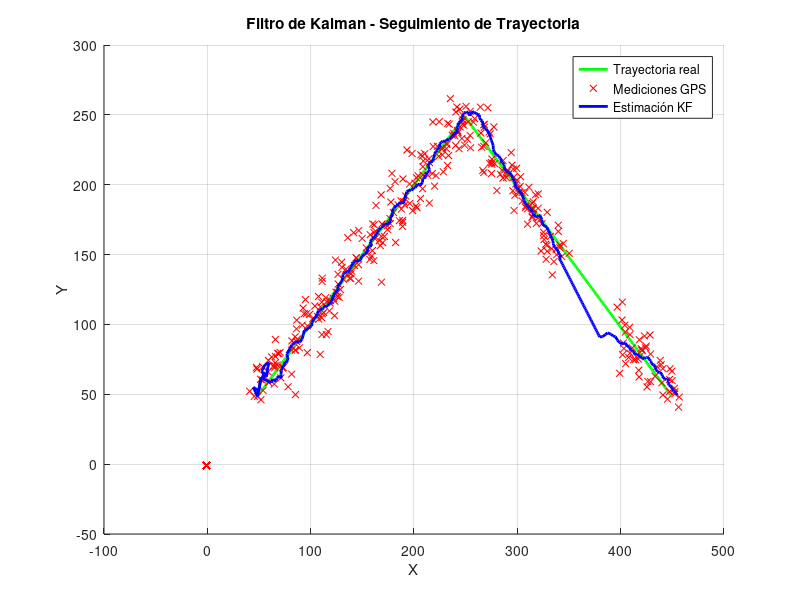
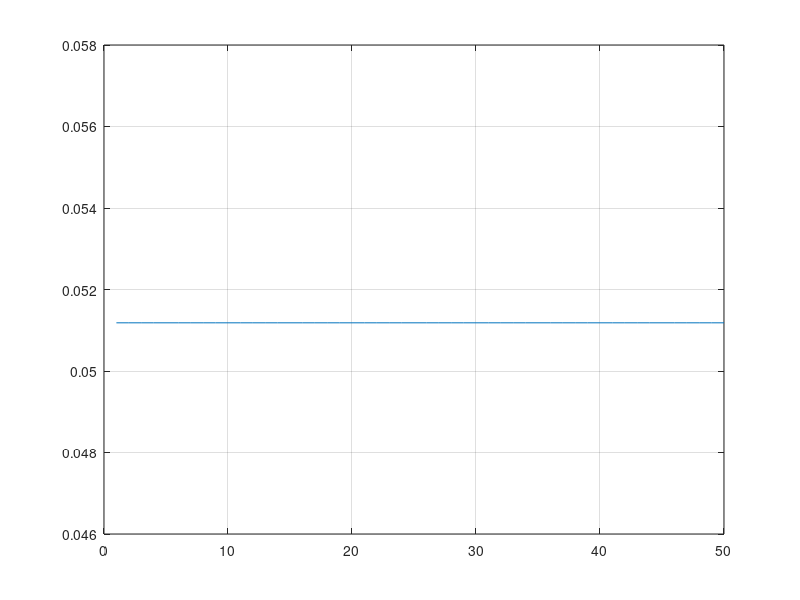

Reproduce these figures in MATLAB, in order.
clear all;
clc;

r=0.05;
q=9;
T=1;

for i=1:200
    xgt(i)=49+i;
    ygt(i)=49+i;
end

for i=1:200
    xgt(i+200)=249+i;
    ygt(i+200)=249-i;
end

for i=1:length(xgt)
    xgps(i)=xgt(i)+q*randn;
    ygps(i)=ygt(i)+q*randn;
end
for i=300:349
    xgps(i)=-1;
    ygps(i)=-1;
end


hold on;

%plot(xgt,ygt,'o')
%plot(xgps,ygps,'o')


%% FILTRO KALMANN 2

R=r^2*eye(4);
Q=[q*q 0;0 q*q];

A=[1 0 T 0; 0 1 0 T; 0 0 1 0; 0 0 0 1];
C=[1 0 0 0; 0 1 0 0];

mu=[xgps(2) ; ygps(2); (xgps(2)-xgps(1))/T; (ygps(2)-ygps(1))/T];
vmu(:,2)=mu;
mu=[xgps(1) ; ygps(1);0 ; 0];
vmu(:,1)=mu;

sigma=q^2*eye(4);

    
  vsigma=sigma;

 j=1;

for i=3:length(xgt)
    mup= A * mu;

    sigmap= A * sigma * A'+ R;

    K=sigmap * C'/(C* sigmap * C' + Q);

    z=[xgps(i);ygps(i)];

    if ((xgps(i)==-1) && (ygps(i)==-1))
    mu=mup;
    v_det(j)=det(sigmap);
    j=j+1;
    else
    mu=mup+K*(z - C * mup);
    end

    sigma=(eye(4) - K * C) * sigmap;

    vmu(:,i) = mu;

    vsigma(:,:,i)= sigma;

end

    figure(1);
plot(xgt, ygt, 'g-', 'LineWidth', 2); hold on; % Trayectoria real
plot(xgps, ygps, 'rx', 'MarkerSize', 5); % Mediciones ruidosas
plot(vmu(1, :), vmu(2, :), 'b-', 'LineWidth', 2); % Estimación del filtro de Kalman
legend('Trayectoria real', 'Mediciones GPS', 'Estimación KF');
xlabel('X'); ylabel('Y');
title('Filtro de Kalman - Seguimiento de Trayectoria');
grid on;

figure(2);
x=1:(j-1);
plot(x,v_det);
grid on;
    